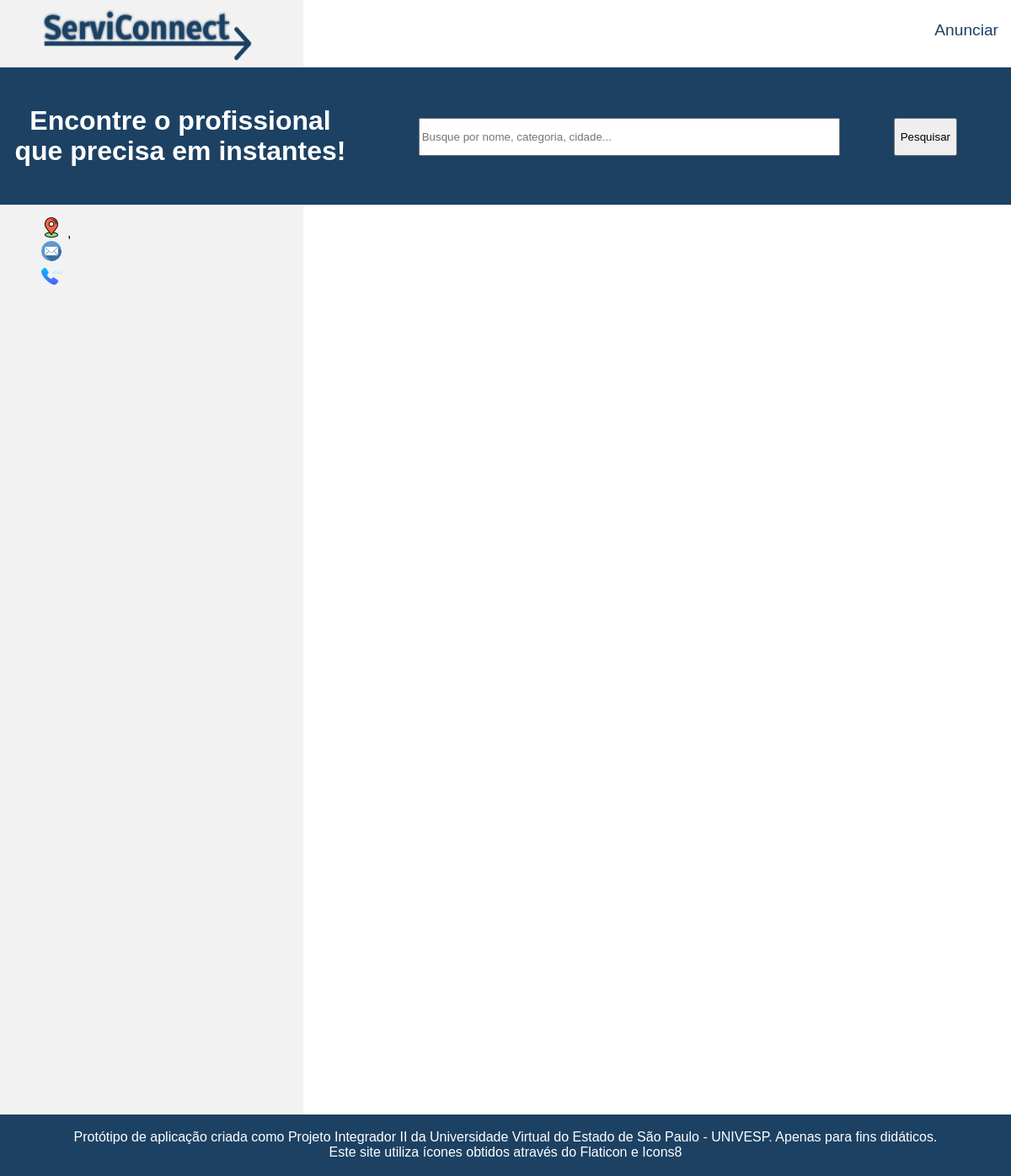
The app's page /anuncio/30, older data.
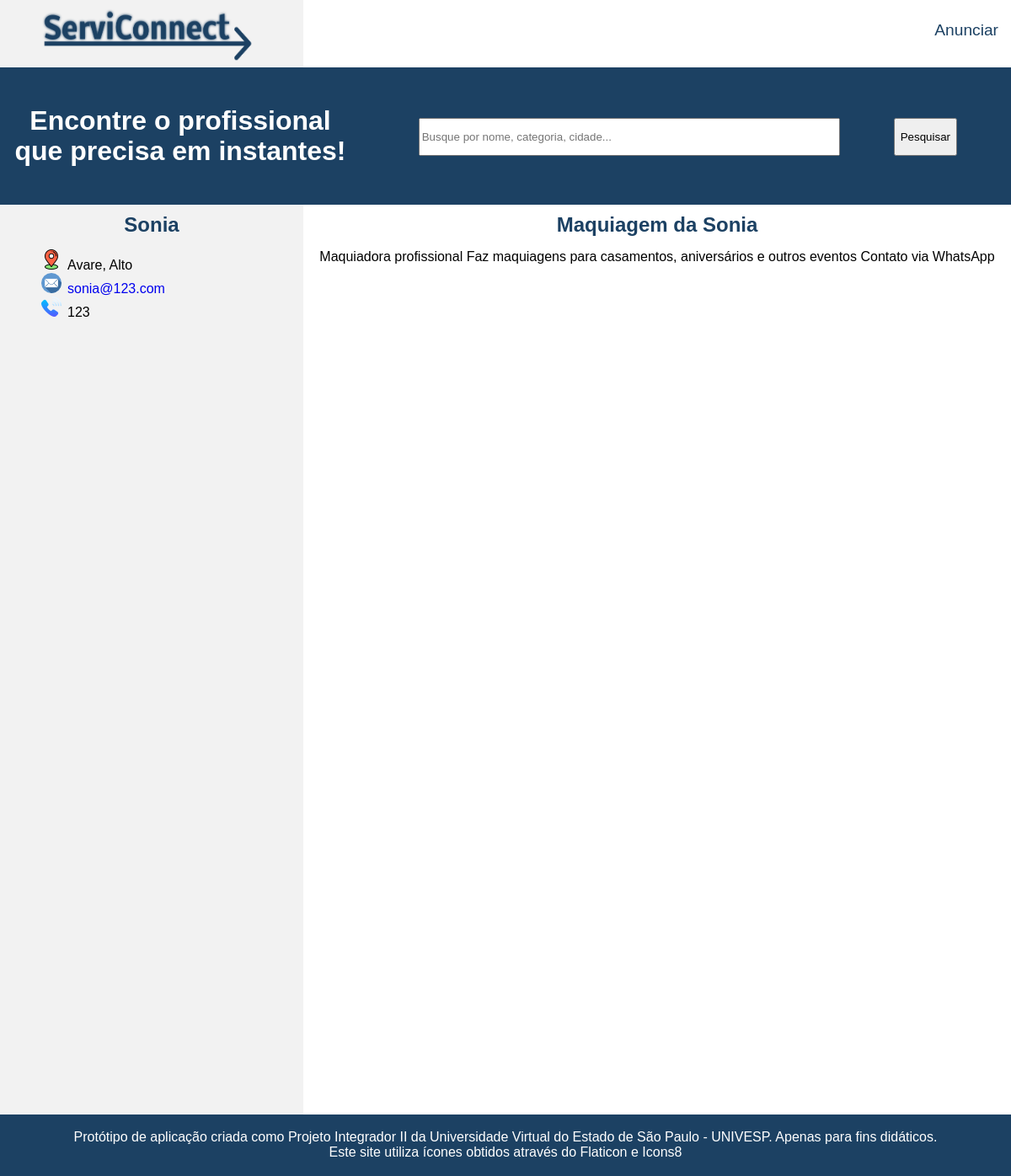
The same page, newer data.
### app.py (models this page shows)
class Cadastro(db.Model):
    id = db.Column(db.Integer, primary_key=True)
    created = db.Column(db.DateTime, default=datetime.datetime.utcnow)
    nome = db.Column(db.String(40), nullable=False)
    cpf = db.Column(db.String(10), nullable=False)
    email = db.Column(db.String(30), nullable=False)
    dataNascimento = db.Column(db.String(30), nullable=False)
    titulo = db.Column(db.String(30), nullable=True)
    categoria = db.Column(db.String(30), nullable=False)
    descricaoservico = db.Column(db.String(200), nullable=False)
    rua = db.Column(db.String(50), nullable=False)
    bairro = db.Column(db.String(30), nullable=False)
    cidade = db.Column(db.String(30), nullable=False)
    estado = db.Column(db.String(2), nullable=False)
    cep = db.Column(db.String(8), nullable=False)
    tiporedesocial1 = db.Column(db.String(30), nullable=True)
    link1 = db.Column(db.String(50), nullable=True)
    tiporedesocial2 = db.Column(db.String(30), nullable=True)
    link2 = db.Column(db.String(50), nullable=True)
    tiporedesocial3 = db.Column(db.String(30), nullable=True)
    link3 = db.Column(db.String(50), nullable=True)
    numero1 = db.Column(db.String(11), nullable=False)
    numero2 = db.Column(db.String(11), nullable=True)
    numero3 = db.Column(db.String(11), nullable=True)
    numero4 = db.Column(db.String(11), nullable=True)

### app.py (the view)
@app.route('/anuncio/<anuncio>')
def anuncio(anuncio):
    filtrado_anuncio = Cadastro.query.get(anuncio)
    return render_template("anuncio.html", anuncio=filtrado_anuncio)

### templates/anuncio.html
{% extends 'base.html' %}
{% block header %}
    {% include 'includes/header.html' %}
    {% include 'includes/index_busca.html' %}
{% endblock %}
{% block content %}
        <div class="left-panel">
            <h2 class="h2-color">{% print(anuncio.nome) %}</h2>
            <ul class="dados">
                <li class="li-local">{% print(anuncio.cidade) %}, {% print(anuncio.bairro) %}</li>
                <li class="li-mail"><a href="mailto:{% print(anuncio.email) %}">{% print(anuncio.email) %}</a></li>
                <li class="li-telefone">{% print(anuncio.numero1) %}</li>
            </ul>
        </div>
        <div class="anuncios">
            <h2 class="h2-color">{% block title %}{% print(anuncio.titulo) %}{% endblock %}</h2>
            <div>
                <p>{% print anuncio.descricaoservico %}</p>
            </div>
        </div>
{% endblock %}
{% block footer %}
    {% include 'includes/footer.html' %}
{% endblock %}

Row changes from the older to the newer data that the page shows:
added Cadastro: nome "Sonia", cidade "Avare", bairro "Alto", email "sonia@123.com", numero1 "123", titulo "Maquiagem da Sonia", descricaoservico "Maquiadora profissional Faz maquiagens para casamentos, aniversários e outros eventos Contato via WhatsApp"
